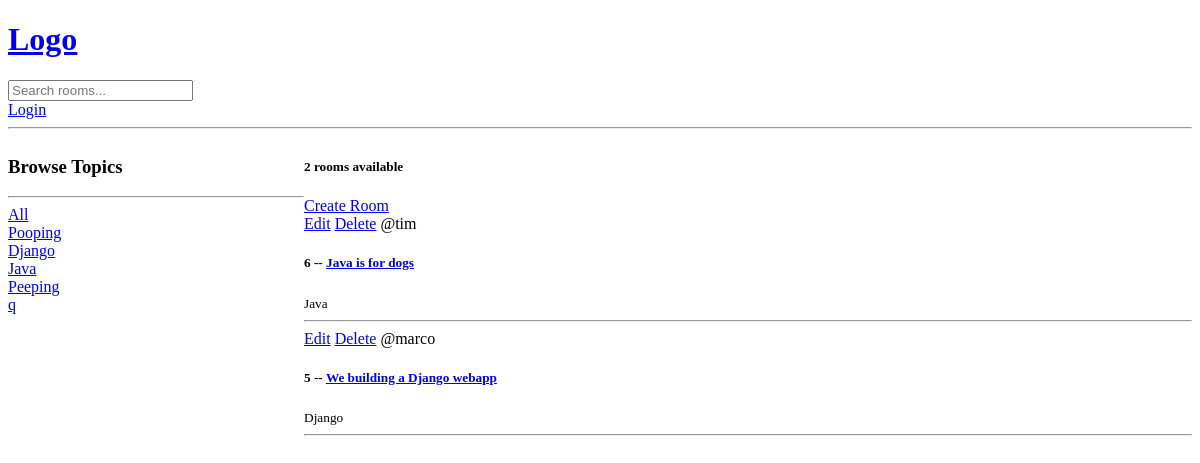
/, run on an earlier commit of the app's database.
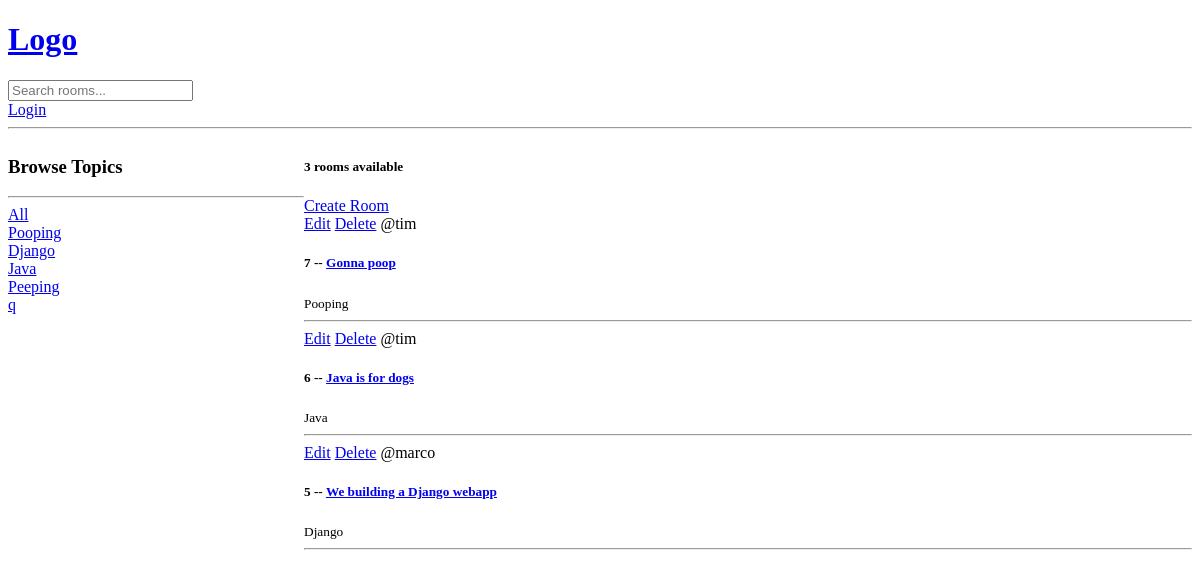
And on a later commit of the database.
### base/models.py (models this page shows, shortened)
class Topic(models.Model):
    name = models.CharField(max_length=255)

class Room(models.Model):
    host = models.ForeignKey(User, on_delete=models.SET_NULL, null=True)
    topic = models.ForeignKey(Topic, on_delete=models.SET_NULL, null=True)
    name = models.CharField(max_length=255)
    desc = models.TextField(null=True, blank=True)
    updated = models.DateTimeField(auto_now=True)
    created = models.DateTimeField(auto_now_add=True)
    class Meta:
        ordering = ['-updated', '-created']

### base/views.py (the view)
# urls.py: path('', views.home, name='home'),
def home(request):
    q = request.GET.get('q') if request.GET.get('q') != None else ''
    rooms = Room.objects.filter(
        Q(topic__name__icontains=q) |
        Q(name__icontains=q) |
        Q(desc__icontains=q)
        )
    topics = Topic.objects.all()
    room_count = rooms.count()
    context = {'rooms':rooms, 'topics':topics, 'room_count':room_count}
    return render(request, 'base/home.html', context)

### base/templates/base/home.html (shortened to what this page needs)
{% extends 'main.html'%}
{% block content %}
<div class="home-container">
    <div>
        <h3>Browse Topics</h3>
        <hr>
        <div>
            <a href="{%url 'home'%}">All</a>
        </div>
        {% for topic in topics %}
        <div>
            <a href="{%url 'home'%}?q={{topic.name}}">{{topic.name}}</a>
        </div>
        {% endfor %}
    </div>
    <div>
        <h5>{{room_count}} rooms available</h5>
        <a href="{% url 'create-room' %}">Create Room</a>
    <div>
        {% for room in rooms %}
        <div>
            <a href="{% url 'update-room' room.id %}">Edit</a>
            <a href="{% url 'delete-room' room.id%}">Delete</a>
            <span>@{{room.host.username}}</span>
            <h5>{{room.id}} -- <a href="{% url 'room' room.id %}">{{room.name}}</h5></a>
            <small>{{room.topic.name}}</small>
            <hr>
        </div>
        {% endfor%}
    </div>
    </div>
</div>
{% endblock content %}

What changed in the data, as far as the page shows it:
added Room: host.username "tim", id "7", name "Gonna poop", topic.name "Pooping"
Also different on the page:
{{ room_count }}: "2" → "3"
